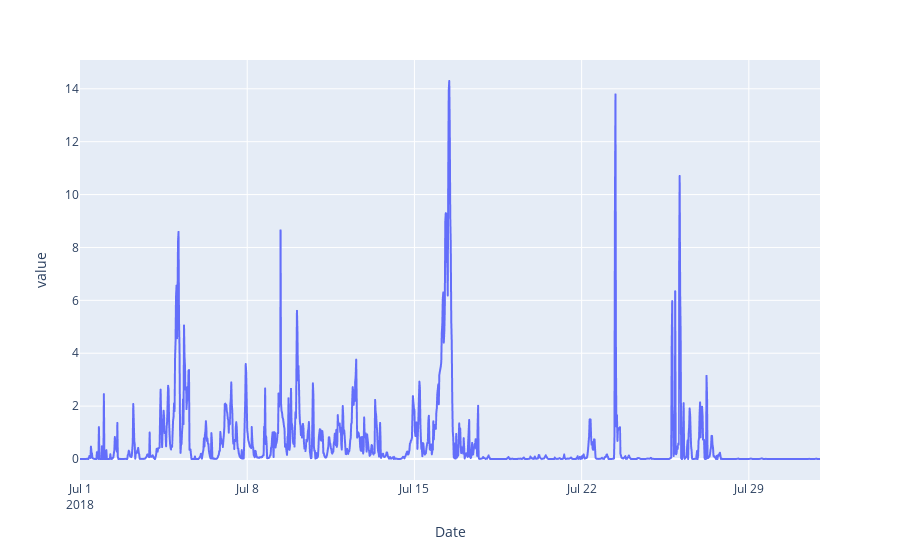

The notebook cell this image was saved under:
### Code cell
fig = px.line(df18,'Date','value')
fig.show()

### Figure 1 — Plotly figure (JSON) as saved in the notebook; plotly's stock layout.template omitted (floating-point values rounded to 4 significant figures; data arrays with more than 128 entries replaced by an {"elided": "..."} marker saying what was removed)
{"data": [{"hovertemplate": "Date=%{x}<br>value=%{y}<extra></extra>", "legendgroup": "", "line": {"color": "#636efa", "dash": "solid"}, "mode": "lines", "name": "", "showlegend": false, "type": "scattergl", "x": {"elided": "1488 str values"}, "xaxis": "x", "y": {"elided": "1488 float values"}, "yaxis": "y"}], "layout": {"legend": {"tracegroupgap": 0}, "margin": {"t": 60}, "xaxis": {"anchor": "y", "domain": [0, 1], "title": {"text": "Date"}}, "yaxis": {"anchor": "x", "domain": [0, 1], "title": {"text": "value"}}}}
